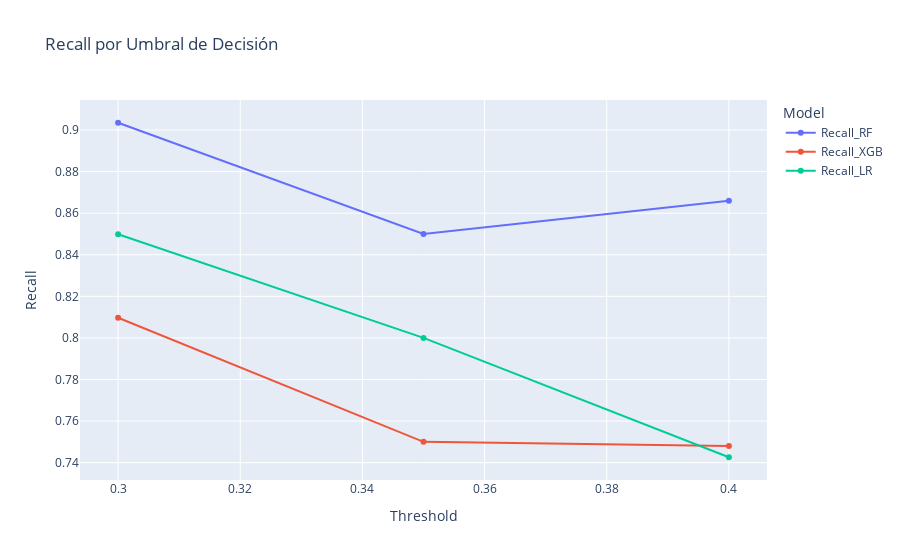

Notebook source saved alongside this figure:
### Markdown cell above
> Impacto: Permite a la audiencia interactuar, comparando visualmente cómo 'contract_monthly_x_diarias' domina en Random Forest/XGBoost, reforzando su rol clave.

### Code cell
import plotly.express as px

metrics_data = pd.DataFrame({
    "Threshold": [0.3, 0.35, 0.4],
    "Recall_RF": [0.9035, 0.85, 0.8660],  # Ajusta con datos reales
    "Recall_XGB": [0.8097, 0.75, 0.7480],
    "Recall_LR": [0.8499, 0.80, 0.7426]
}).melt(id_vars="Threshold", var_name="Model", value_name="Recall")

fig = px.line(metrics_data, x="Threshold", y="Recall", color="Model", 
            title="Recall por Umbral de Decisión",
            markers=True)
fig.write_image('reports/recall_por_umbral.png')
fig.show()

### Figure 1 — Plotly figure (JSON) as saved in the notebook; plotly's stock layout.template omitted (floating-point values rounded to 4 significant figures)
{"data": [{"hovertemplate": "Model=Recall_RF<br>Threshold=%{x}<br>Recall=%{y}<extra></extra>", "legendgroup": "Recall_RF", "line": {"color": "#636efa", "dash": "solid"}, "marker": {"symbol": "circle"}, "mode": "lines+markers", "name": "Recall_RF", "orientation": "v", "showlegend": true, "type": "scatter", "x": [0.3, 0.35, 0.4], "xaxis": "x", "y": [0.9035, 0.85, 0.866], "yaxis": "y"}, {"hovertemplate": "Model=Recall_XGB<br>Threshold=%{x}<br>Recall=%{y}<extra></extra>", "legendgroup": "Recall_XGB", "line": {"color": "#EF553B", "dash": "solid"}, "marker": {"symbol": "circle"}, "mode": "lines+markers", "name": "Recall_XGB", "orientation": "v", "showlegend": true, "type": "scatter", "x": [0.3, 0.35, 0.4], "xaxis": "x", "y": [0.8097, 0.75, 0.748], "yaxis": "y"}, {"hovertemplate": "Model=Recall_LR<br>Threshold=%{x}<br>Recall=%{y}<extra></extra>", "legendgroup": "Recall_LR", "line": {"color": "#00cc96", "dash": "solid"}, "marker": {"symbol": "circle"}, "mode": "lines+markers", "name": "Recall_LR", "orientation": "v", "showlegend": true, "type": "scatter", "x": [0.3, 0.35, 0.4], "xaxis": "x", "y": [0.8499, 0.8, 0.7426], "yaxis": "y"}], "layout": {"legend": {"title": {"text": "Model"}, "tracegroupgap": 0}, "title": {"text": "Recall por Umbral de Decisión"}, "xaxis": {"anchor": "y", "domain": [0, 1], "title": {"text": "Threshold"}}, "yaxis": {"anchor": "x", "domain": [0, 1], "title": {"text": "Recall"}}}}
